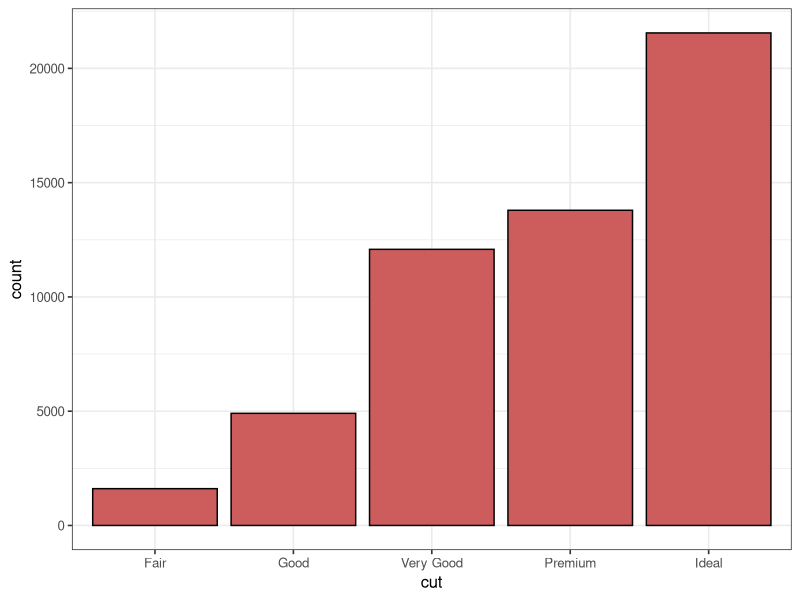
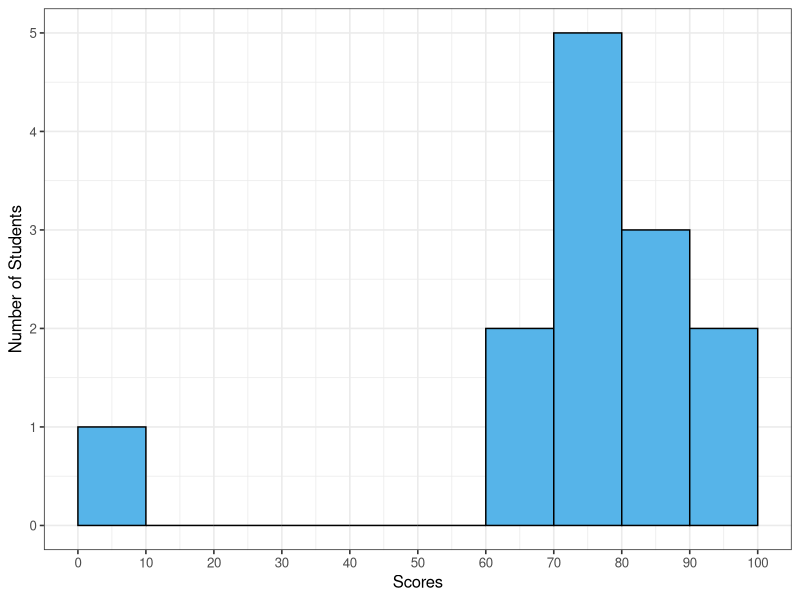
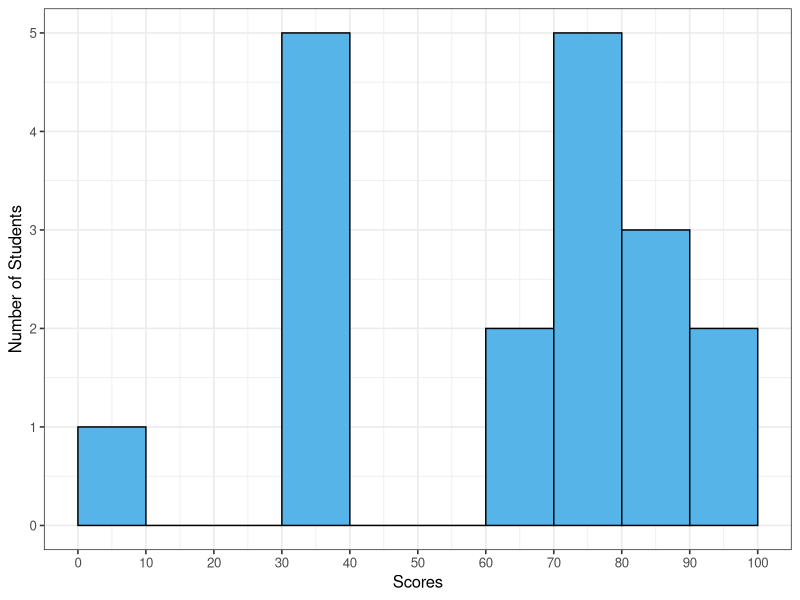
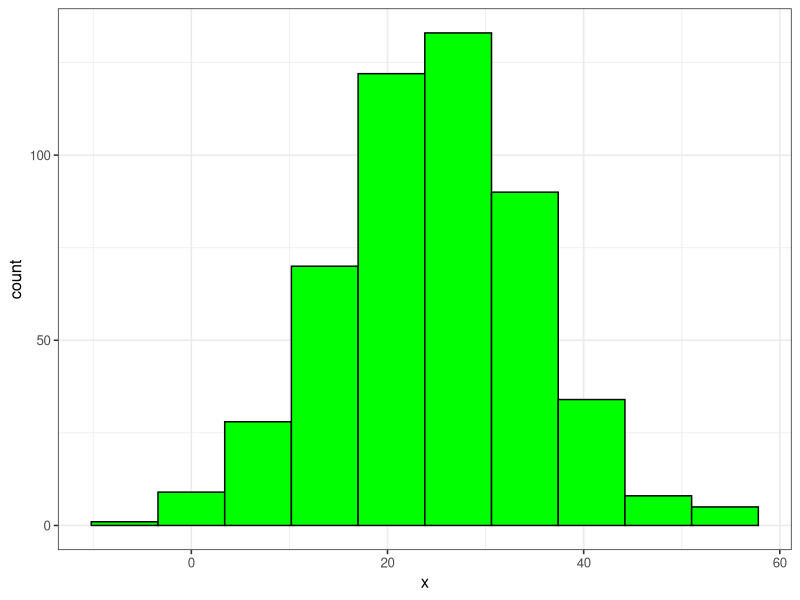
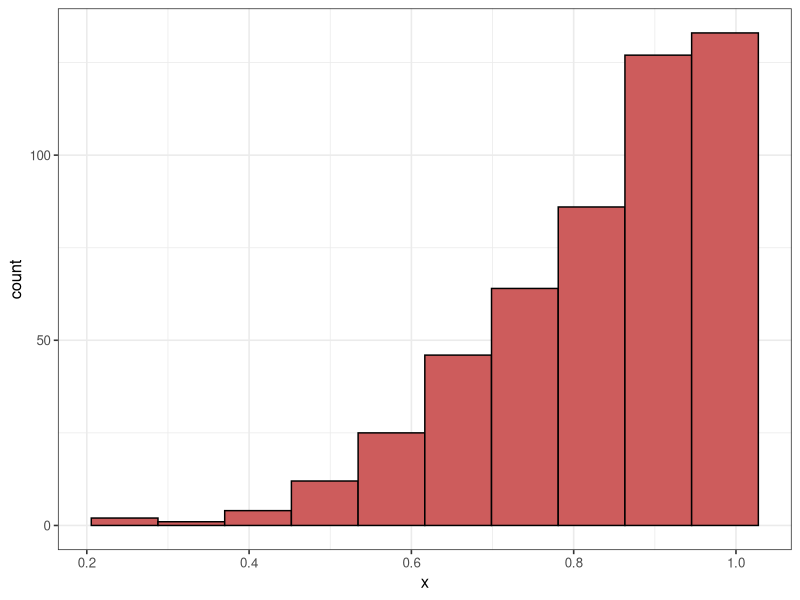
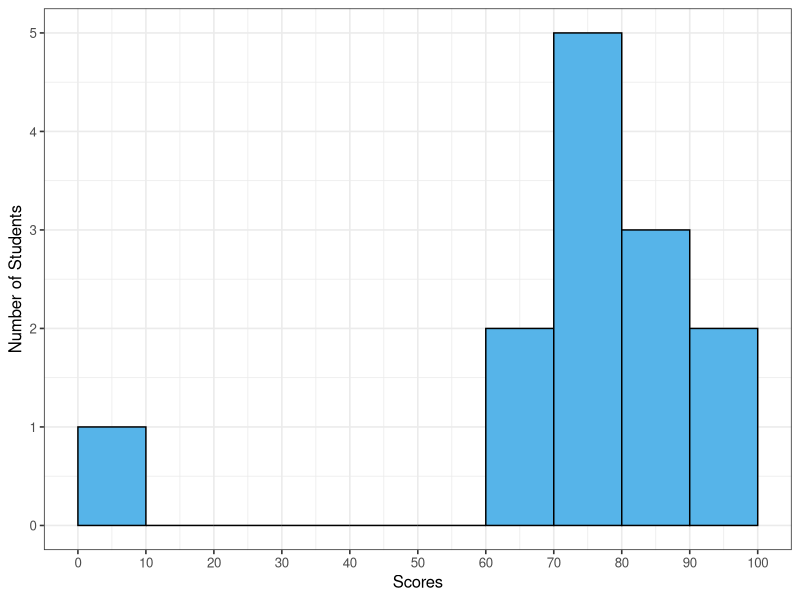
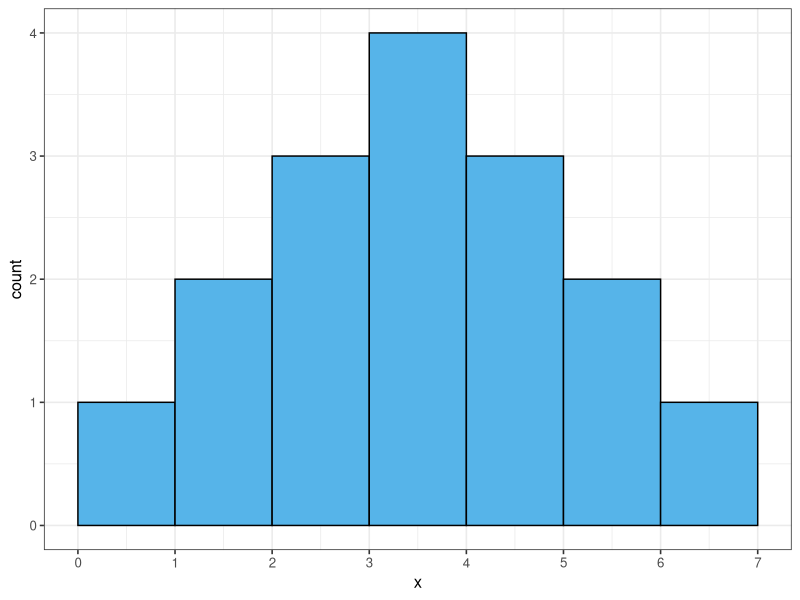
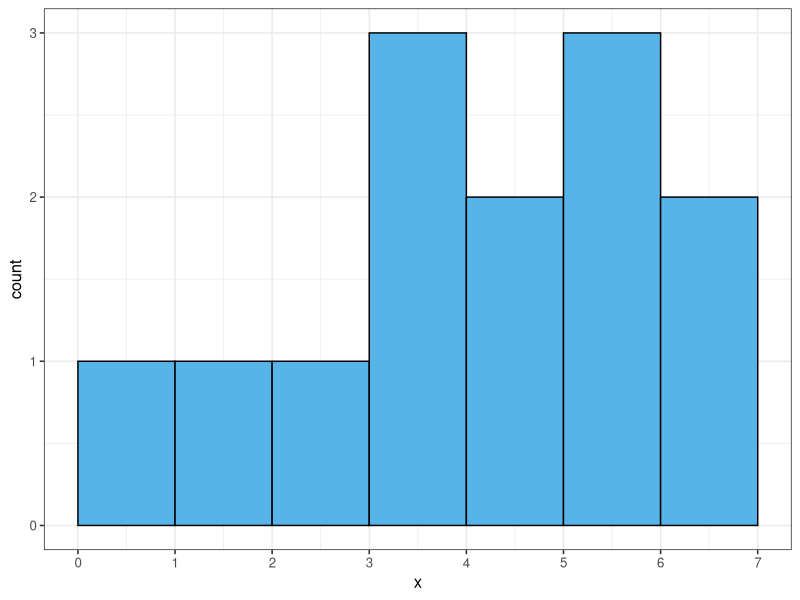

The R script that drew these images, in order:
## ---- chunk 1
# For making transparent ggplot2 graphs, from https://gist.github.com/cboettig/5600558 

# Set plotting to bw plot default, but with transparent background elements.  
# Note transparency requires the panel.background, plot.background, and device background all be set!
library(ggplot2) 
theme_set(theme_bw(base_size=12))
theme_update(panel.background = element_rect(fill = "transparent", colour = NA),
             plot.background = element_rect(fill = "transparent", colour = NA))
knitr::opts_chunk$set(dev.args=list(bg="transparent"))
## ---- chunk 2
ggplot(diamonds, aes(x=cut))+
  geom_bar(fill="indianred", color="black")
## ---- chunk 3
ID<-c(1,2,3,4,5)
Name<-c("John","Emile","Natalya","Lakisha","Cheng")
Age<-c(23,18,28,31,36)
Sex<-c("Male","Male","Female","Female","Male")
Income<-c(41000,52600,48000,60200,81900)
example<-data.frame(ID,Name,Age,Sex,Income)
## ---- chunk 4
example 
## ---- chunk 5
example 
## ---- chunk 6
Year<-c(1950,1960,1970,1980,1985)
GDP<-c(8.2,9.9,10.2,12.4,13.6)
Unemployment<-c(0.06,0.04,0.08,0.08,0.06)
CPI<-c(100,118,130,190,196)
example.timeseries<-data.frame(Year,GDP,Unemployment,CPI)
## ---- chunk 7
example.timeseries
## ---- chunk 8
City<-c("Philadelphia","Philadelphia","Washington D.C.","Washington D.C.", "New York")
Year<-c(1986, 1990, 1986, 1990, 1986)
Murders<-c(5, 8, 2, 10, 3)
Population<-c(3.7,4.2,0.250,0.275,6.4)
Unemployment<-c(8.7,7.2,5.4,5.5,9.6)
Police<-c(440,471,75,85,102)
example.panel<-data.frame(City,Year,Murders,Population,Unemployment,Police)
## ---- chunk 9
example.panel
## ---- chunk 10
quizzes<-data.frame(scores=c(0,62,66,71,71,74,76,79,83,86,88,93,95))

quizzes.histogram<-ggplot(quizzes,aes(x=scores))+
  geom_histogram(breaks=c(0,10,20,30,40,50,60,70,80,90,100),color="black",fill="#56B4E9")+scale_x_continuous(breaks=c(0,10,20,30,40,50,60,70,80,90,100))+
  xlab("Scores")+ylab("Number of Students")
quizzes.histogram 
## ---- chunk 11
quizzes.bimodal<-data.frame(scores=c(0,33,33,33,33,35,62,66,71,71,74,76,79,83,86,88,93,95))

quizzes.histogram.bimodal<-ggplot(quizzes.bimodal,aes(x=scores))+
  geom_histogram(breaks=c(0,10,20,30,40,50,60,70,80,90,100),color="black",fill="#56B4E9")+scale_x_continuous(breaks=c(0,10,20,30,40,50,60,70,80,90,100))+
  xlab("Scores")+ylab("Number of Students")
quizzes.histogram.bimodal

## ---- chunk 12

symmetric<-data.frame(x=rnorm(500,25,10))

symmetric.histogram<-ggplot(symmetric,(aes(x)))+
    geom_histogram(stat="bin",bins=10,color="black",fill="green")

symmetric.histogram
## ---- chunk 13

skew.left<-data.frame(x=rbeta(500,5,1))

skew.left.histogram<-ggplot(skew.left,(aes(x)))+
    geom_histogram(stat="bin",bins=10,color="black",fill="indianred")

#hist(rbeta(10000,5,2))
skew.left.histogram
## ---- chunk 14
quizzes.histogram 
## ---- chunk 15
symmetric1<-data.frame(x=c(1,2, 2, 3, 3, 3, 4, 4, 4, 4, 5, 5, 5, 6, 6, 7))

symmetric1.histogram<-ggplot(symmetric1,aes(x=x))+
  geom_histogram(breaks=c(0,1,2,3,4,5,6,7),color="black",fill="#56B4E9")+scale_x_continuous(breaks=c(0,1,2,3,4,5,6,7))
symmetric1.histogram

## ---- chunk 16
leftskew<-data.frame(x=c(1,2,3,4,4,4,5,5,6,6,6,7,7))

leftskew.hist<-ggplot(leftskew,aes(x=x))+
  geom_histogram(breaks=c(0,1,2,3,4,5,6,7),color="black",fill="#56B4E9")+scale_x_continuous(breaks=c(0,1,2,3,4,5,6,7))
leftskew.hist
## ---- chunk 17
rightskew<-data.frame(x=c(1,1,2,2,2,3,3,4,4,4,5,6,7))

rightskew.hist<-ggplot(rightskew,aes(x=x))+
  geom_histogram(breaks=c(0,1,2,3,4,5,6,7),color="black",fill="#56B4E9")+scale_x_continuous(breaks=c(0,1,2,3,4,5,6,7))
rightskew.hist
## ---- chunk 18
summary(quizzes$scores)
## ---- chunk 19
quizzes<-data.frame(scores=c(0,62,66,71,71,74,76,79,83,86,88,93,95))
#rename scores as quiz 1
colnames(quizzes)<- c("quiz1")
#add student variable to track student over multiple quizzes
quizzes$student<-(1:13)

#add quiz 2
quizzes$quiz2<-c(50, 62, 72, 73, 79, 81, 82, 82, 86, 90, 94, 98, 99)

# second quiz boxplot
library("tidyr") #for gather 
quizzesl<-gather(quizzes, key="student", value="scores") #need to create a variable for which quiz it is (x axis below)
colnames(quizzesl)<-c("quiz","score")
quizzes.boxplot<-ggplot(quizzesl, aes(x=quiz,y=score,fill=quiz))+
    geom_boxplot()+
    stat_boxplot(geom='errorbar')+
    xlab("Quiz")+ylab("Scores")
quizzes.boxplot
